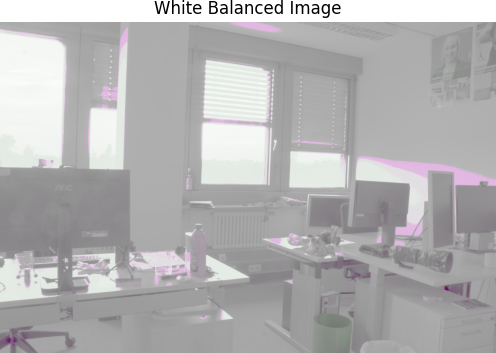
#> input picture CV-projectEx2/archive/exercise_2_data/plots/tone_mapped_img.png, 496 x 353 px
$ python -i void.py   (imports and definitions only)
#> lines starting #> are read from the running program, lines starting #| are printed output that depends on the picture
import numpy as np
import matplotlib.pyplot as plt
import rawpy
from scipy.ndimage import convolve
import os
import cv2

# [9 lines left out: function load_data, not called in this run]

def demosaic(raw_img):
    # Padding to handle edge cases
    padded_img = np.pad(raw_img, pad_width=1, mode='symmetric')
    height, width = padded_img.shape
#> height = 355; width = 498

    # Initialize the reconstructed image with the same dimensions as the original
    reconstructed_img = np.zeros((raw_img.shape[0], raw_img.shape[1], 3))

    # Create Bayer masks
    red_mask = np.zeros_like(padded_img)
    green_mask = np.zeros_like(padded_img)
    blue_mask = np.zeros_like(padded_img)

    # Create Bayer masks for RGGB pattern
    for i in range(height):   # `i` represents the row index
        for j in range(width):  # `j` represents the column index
            if i % 2 == 0 and j % 2 == 1:
                # Blue channel position in RGGB pattern
                red_mask[i, j] = 1
            elif i % 2 == 1 and j % 2 == 0:
                # Red channel position in RGGB pattern
                blue_mask[i, j] = 1
            else:
                # Green channel position in RGGB pattern
                green_mask[i, j] = 1
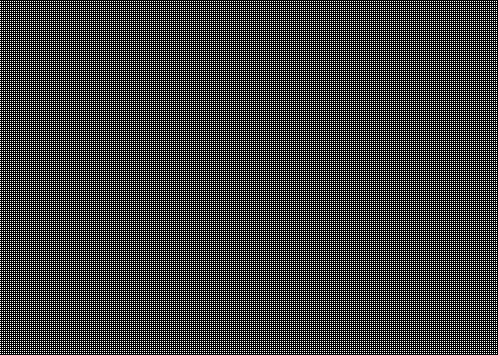
#> blue_mask: shape (355, 498); values 0 (black) and 1 (white), 24.9% white in thin lines or dots
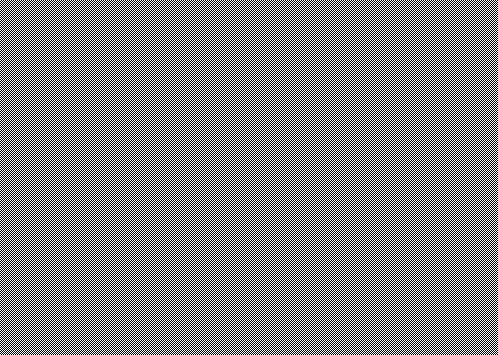
#> green_mask: shape (355, 498); values 0 (black) and 1 (white), 50% white in thin lines or dots
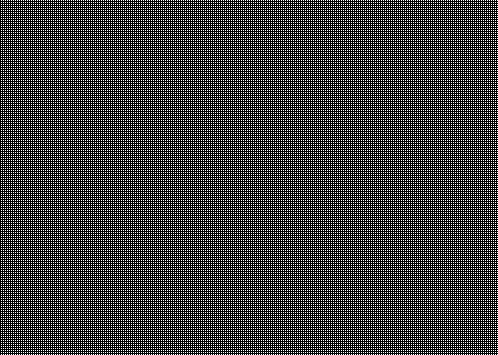
#> red_mask: shape (355, 498); values 0 (black) and 1 (white), 25.1% white in thin lines or dots

    # Separate channels
    red_channel = padded_img * red_mask
    green_channel = padded_img * green_mask
    blue_channel = padded_img * blue_mask

    # Define 3x3 averaging kernel for convolution
    kernel = np.array([[1, 1, 1],
                       [1, 1, 1],
                       [1, 1, 1]])

    # Interpolate missing values using convolution
    # For each channel, fill in missing values by averaging surrounding pixels

    # Red channel interpolation
    red_interpolated = convolve(red_channel, kernel, mode='mirror') / convolve(red_mask, kernel, mode='mirror')
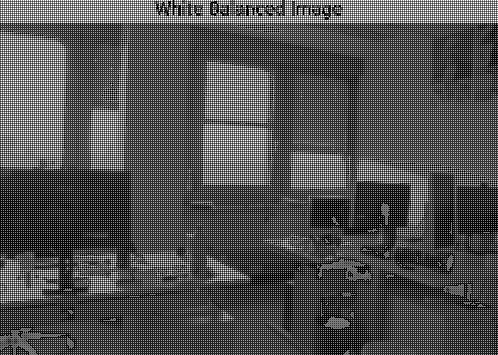
#> red_interpolated: shape (355, 498) float64; min 0, max 255, mean 79.3
    red_interpolated[np.isnan(red_interpolated)] = 0  # Handle divisions by zero

    # Green channel interpolation
    green_interpolated = convolve(green_channel, kernel, mode='mirror') / convolve(green_mask, kernel, mode='mirror')
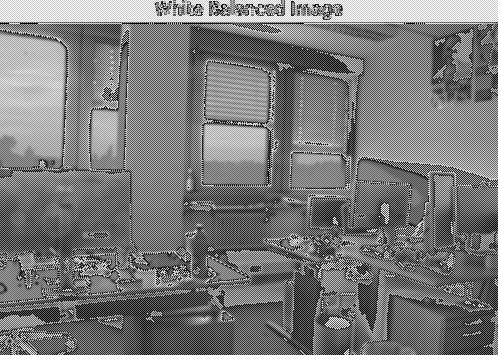
#> green_interpolated: shape (355, 498) float64; min 0, max 63.75, mean 30.3; drawn with min black and max white
    green_interpolated[np.isnan(green_interpolated)] = 0

    # Blue channel interpolation
    blue_interpolated = convolve(blue_channel, kernel, mode='mirror') / convolve(blue_mask, kernel, mode='mirror')
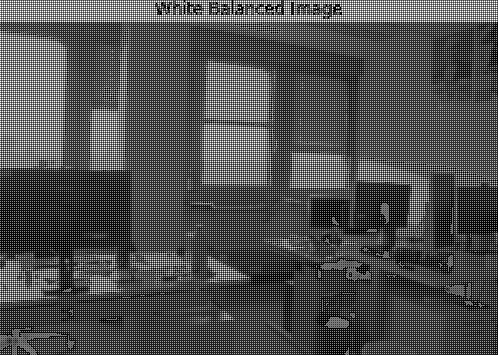
#> blue_interpolated: shape (355, 498) float64; min 0, max 255, mean 78.9
    blue_interpolated[np.isnan(blue_interpolated)] = 0

    # Combine channels into the reconstructed image, removing padding
    reconstructed_img[:, :, 0] = red_interpolated[1:-1, 1:-1]  # Red
    reconstructed_img[:, :, 1] = green_interpolated[1:-1, 1:-1]  # Green
    reconstructed_img[:, :, 2] = blue_interpolated[1:-1, 1:-1]  # Blue
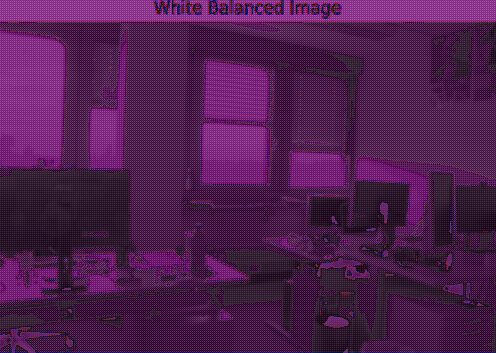
#> reconstructed_img: shape (353, 496, 3) float64; mean of channels 0, 1, 2 79, 30.2, 79; drawn as R, G, B

    return reconstructed_img


# [277 lines left out: functions normalize_to_0_1, gamma_correction, avg_pixel_channel, white_balance, normalize_exposure, hdr and 2 more, not called in this run]


 #---------------------------------------------------------------------------------------------------------------------
        # Perform demosaicing
        # rgb_image = demosaic(raw_img)

        # # Save the reconstructed image
        # output_path = os.path.join('/home/cip/medtech2022/ed16eteh/Documents/Computer_Vision/exercise_2/exercise_2_data/plots', f"HDR_raw_{idx + 1}.png")
        # plt.imshow(rgb_image.astype(np.uint8))
        # plt.axis('off')  # Hide axes for cleaner output
        # plt.title(f"Demosaiced Image {idx + 1}")
        # plt.savefig(output_path, bbox_inches='tight', pad_inches=0)  # Save the plot as an image
        # plt.close()  # Close the figure to free memory
        # print(f"Saved Image {idx + 1} to {output_path}")

        # gamma_corr_img = gamma_correction(rgb_image,gamma = 0.3)
        # white_balanced_img = white_balance(gamma_corr_img)
        # rgb_img_list.append(rgb_image)

        # # Display the white-balanced image
        # output_path = os.path.join('/home/cip/medtech2022/ed16eteh/Documents/Computer_Vision/exercise_2/exercise_2_data/plots', f"HDR_white_balanced_Image{idx + 1}.png")
        # plt.imshow(white_balanced_img)
        # plt.axis('off')  # Hide axes for cleaner output
        # plt.title(f"White Balanced Image {idx + 1}")
        # plt.savefig(output_path, bbox_inches ='tight', pad_inches=0)  # Save the plot as an image
        # plt.close()  # Close the figure to free memory
        # print(f"Saved Image {idx + 1} to {output_path}")

#---------------------------------------------------------------------------------------------------------------------


# [2 lines not run here, left out]

>>> import cv2
>>> picture = cv2.imread('archive/exercise_2_data/plots/tone_mapped_img.png', cv2.IMREAD_GRAYSCALE)
>>> result = demosaic(picture)
